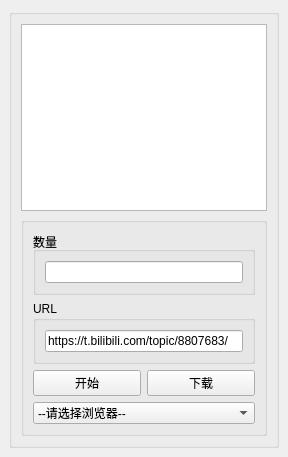
<?xml version="1.0" encoding="UTF-8"?>
<ui version="4.0">
 <class>MainWindow</class>
 <widget class="QMainWindow" name="MainWindow">
  <property name="geometry">
   <rect>
    <x>0</x>
    <y>0</y>
    <width>288</width>
    <height>457</height>
   </rect>
  </property>
  <property name="sizePolicy">
   <sizepolicy hsizetype="Expanding" vsizetype="Maximum">
    <horstretch>0</horstretch>
    <verstretch>0</verstretch>
   </sizepolicy>
  </property>
  <property name="windowTitle">
   <string>毛图</string>
  </property>
  <widget class="QWidget" name="centralwidget">
   <layout class="QVBoxLayout" name="verticalLayout">
    <item>
     <widget class="QGroupBox" name="groupBox">
      <property name="sizePolicy">
       <sizepolicy hsizetype="Expanding" vsizetype="Expanding">
        <horstretch>0</horstretch>
        <verstretch>0</verstretch>
       </sizepolicy>
      </property>
      <layout class="QVBoxLayout" name="verticalLayout_5">
       <item>
        <widget class="QTextEdit" name="textEdit">
         <property name="sizePolicy">
          <sizepolicy hsizetype="Expanding" vsizetype="Expanding">
           <horstretch>0</horstretch>
           <verstretch>0</verstretch>
          </sizepolicy>
         </property>
        </widget>
       </item>
       <item>
        <widget class="QGroupBox" name="toolBar">
         <property name="sizePolicy">
          <sizepolicy hsizetype="Expanding" vsizetype="Maximum">
           <horstretch>0</horstretch>
           <verstretch>0</verstretch>
          </sizepolicy>
         </property>
         <property name="title">
          <string/>
         </property>
         <layout class="QGridLayout" name="gridLayout">
          <item row="5" column="0">
           <layout class="QHBoxLayout" name="horizontalLayout">
            <item>
             <widget class="QPushButton" name="excuteButton">
              <property name="sizePolicy">
               <sizepolicy hsizetype="Expanding" vsizetype="Expanding">
                <horstretch>0</horstretch>
                <verstretch>0</verstretch>
               </sizepolicy>
              </property>
              <property name="text">
               <string>开始</string>
              </property>
             </widget>
            </item>
            <item>
             <widget class="QPushButton" name="downloadButton">
              <property name="sizePolicy">
               <sizepolicy hsizetype="Expanding" vsizetype="Expanding">
                <horstretch>0</horstretch>
                <verstretch>0</verstretch>
               </sizepolicy>
              </property>
              <property name="text">
               <string>下载</string>
              </property>
             </widget>
            </item>
           </layout>
          </item>
          <item row="6" column="0">
           <widget class="QComboBox" name="comboBox">
            <property name="sizePolicy">
             <sizepolicy hsizetype="Expanding" vsizetype="Maximum">
              <horstretch>0</horstretch>
              <verstretch>0</verstretch>
             </sizepolicy>
            </property>
            <item>
             <property name="text">
              <string>--请选择浏览器--</string>
             </property>
            </item>
            <item>
             <property name="text">
              <string>Microsoft Edge</string>
             </property>
            </item>
            <item>
             <property name="text">
              <string>Google Chrome</string>
             </property>
            </item>
           </widget>
          </item>
          <item row="0" column="0">
           <widget class="QGroupBox" name="groupBox_2">
            <property name="title">
             <string>数量</string>
            </property>
            <layout class="QHBoxLayout" name="horizontalLayout_2">
             <item>
              <widget class="QLineEdit" name="userInput">
               <property name="sizePolicy">
                <sizepolicy hsizetype="Expanding" vsizetype="Expanding">
                 <horstretch>0</horstretch>
                 <verstretch>0</verstretch>
                </sizepolicy>
               </property>
               <property name="text">
                <string/>
               </property>
              </widget>
             </item>
            </layout>
           </widget>
          </item>
          <item row="3" column="0">
           <widget class="QGroupBox" name="groupBox_3">
            <property name="title">
             <string>URL</string>
            </property>
            <layout class="QHBoxLayout" name="horizontalLayout_3">
             <item>
              <widget class="QLineEdit" name="URLAddress">
               <property name="sizePolicy">
                <sizepolicy hsizetype="Expanding" vsizetype="Expanding">
                 <horstretch>0</horstretch>
                 <verstretch>0</verstretch>
                </sizepolicy>
               </property>
               <property name="minimumSize">
                <size>
                 <width>128</width>
                 <height>0</height>
                </size>
               </property>
               <property name="text">
                <string>https://t.bilibili.com/topic/8807683/</string>
               </property>
               <property name="dragEnabled">
                <bool>false</bool>
               </property>
              </widget>
             </item>
            </layout>
           </widget>
          </item>
         </layout>
        </widget>
       </item>
      </layout>
     </widget>
    </item>
   </layout>
  </widget>
 </widget>
 <resources/>
 <connections/>
</ui>
